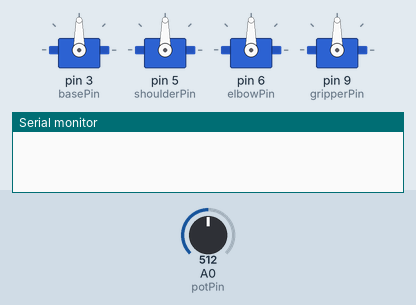
This sketch was run on a simulated Arduino Uno, built with avr-gcc and run on an emulated ATmega328P. Shown: 4 × servo, the last lines printed to the serial monitor. Inputs (shaded band) come from the test bench; at power-on: A0 (potPin) = 512.

Above: at 1.2 s.
1.3 s: A0 (potPin) set to 716
At 1.8 s:
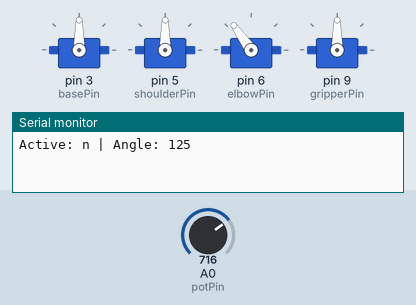
2.8 s: A0 (potPin) set to 900
At 4.0 s:
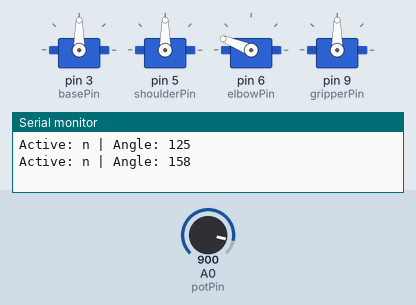
4.3 s: A0 (potPin) set to 1023
At 5.3 s:
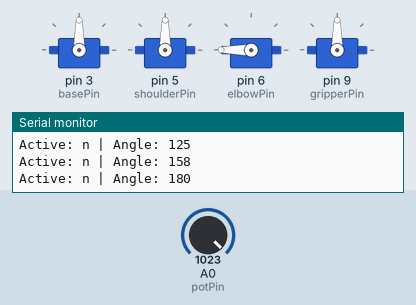
5.8 s: A0 (potPin) set to 306
At 6.5 s:
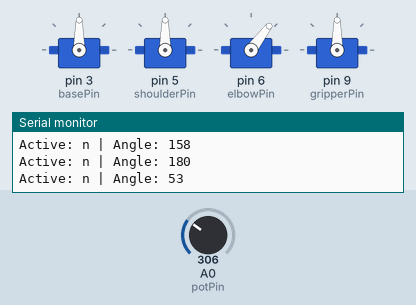
7.3 s: A0 (potPin) set to 122
At 7.6 s:
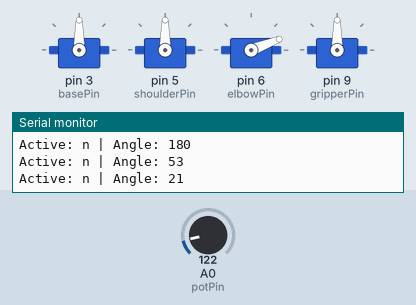
8.8 s: A0 (potPin) set to 0
At 9.9 s:
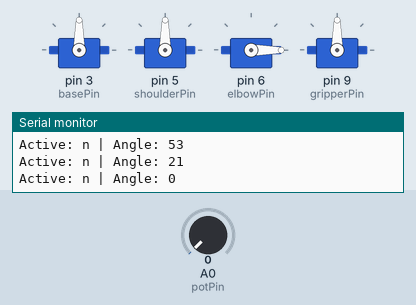
Timing chart, 0 to 11.3 s (numbered marks = the images above; inputs shaded):
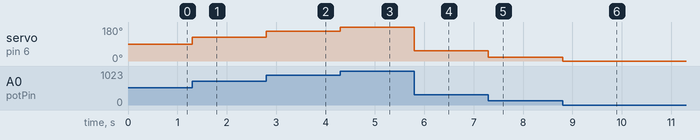

Measured:
- after the input at 1.3 s, servo on pin 6 (elbowPin): 90° → 125° at once
- after the input at 2.8 s, servo on pin 6 (elbowPin): 125° → 158° at once
- after the input at 4.3 s, servo on pin 6 (elbowPin): 158° → 180° at once
- after the input at 5.8 s, servo on pin 6 (elbowPin): 180° → 53° at once
- after the input at 7.3 s, servo on pin 6 (elbowPin): 53° → 21° at once
- after the input at 8.8 s, servo on pin 6 (elbowPin): 21° → 0° at once

The sketch:

IndividualCallibration.ino
```cpp
#include <Servo.h>

Servo base;
Servo shoulder;
Servo elbow;
Servo gripper;

// Pins
const int basePin = 3;
const int shoulderPin = 5;
const int elbowPin = 6;
const int gripperPin = 9;
const int potPin = A0;

// Variables
char activeServo = 'n'; // 'n' for None initially
int currentAngle = 90;

void setup() {
  Serial.begin(9600);

  base.attach(basePin);
  shoulder.attach(shoulderPin);
  elbow.attach(elbowPin);
  gripper.attach(gripperPin);

  // Set all to Home initially to avoid crash
//  base.write(0);
//  shoulder.write(0);
  elbow.write(0);
 // gripper.write(0);

}


void loop() {
  int potValue = analogRead(potPin);
  int angle = map(potValue, 0, 1023, 0, 180);
  elbow.write(angle);

  // 4. Print Data (Only if changed to avoid spam)
  if (abs(angle - currentAngle) > 1) {
    Serial.print("Active: ");
    Serial.print(activeServo);+

    Serial.print(" | Angle: ");
    Serial.println(angle);
    currentAngle = angle;
    delay(50); // Small delay for stability
  }
}
```
